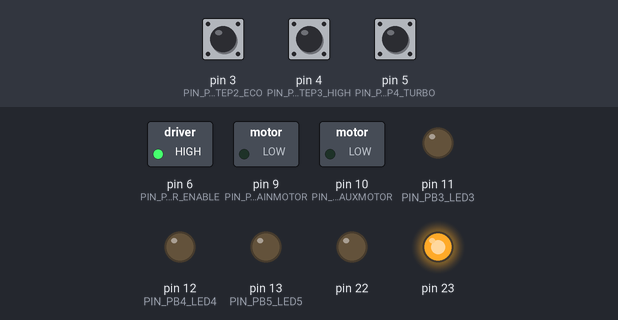
The sketch below on a simulated Arduino Uno, built with avr-gcc and run on an emulated ATmega328P. Shown: switched loads named in the sketch (green lamp = pin HIGH), output pins drawn as LEDs (lit = HIGH). The inputs (shaded band) are chosen by the test bench; at power-on: pin 4 (PIN_PD4_SWITCH_STEP3_HIGH) LOW, pin 3 (PIN_PD3_SWITCH_STEP2_ECO) HIGH, pin 5 (PIN_PD5_SWITCH_STEP4_TURBO) LOW.

Above: at 0.07 s.
At 1.27 s:
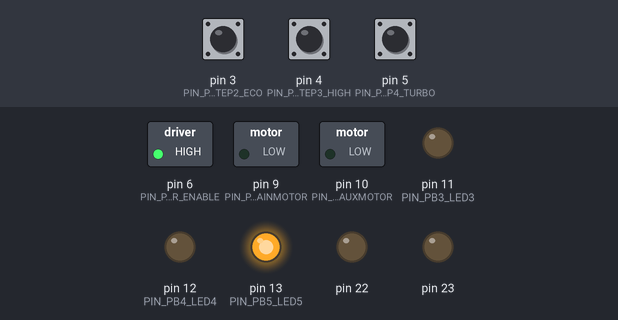
1.3 s: pin 4 (PIN_PD4_SWITCH_STEP3_HIGH) pulled HIGH for 3.2 s
At 4.57 s:
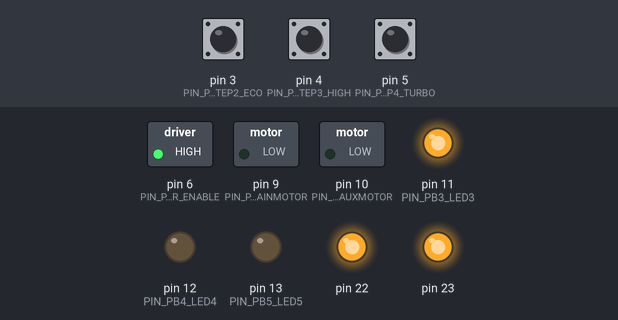
Timing chart, 0 to 12.0 s (numbered marks = the images above; inputs shaded):
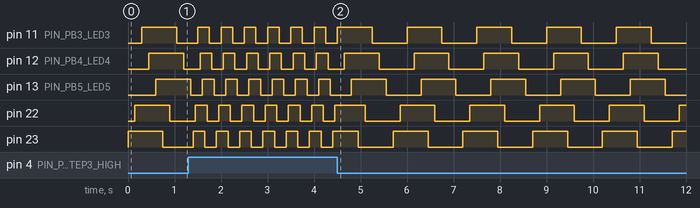

The sketch:

demo_just_blink.ino
```cpp
/* This is an alternative Firmware for the Bosch Athlet VaccumCleaner.
   Here we just blink all possible outputs for demonstration.
   See readme.md for details.
*/

#define PIN_PB1_PWM_MAINMOTOR 9
#define PIN_PB2_PWM_AUXMOTOR 10
#define PIN_PD6_GATE_DRIVER_ENABLE 6
#define PIN_PB3_LED3 11
#define PIN_PB4_LED4 12
#define PIN_PB5_LED5 13
#define PIN_PD3_SWITCH_STEP2_ECO   3 /* switches are low-active. */
#define PIN_PD4_SWITCH_STEP3_HIGH  4
#define PIN_PD5_SWITCH_STEP4_TURBO 5
#define PIN_PB0_PRESSURESENSOR 8 /* applying pressure to the upper pipe pulls the pin low. */

//#define PIN_PB6_LED2 20 /* no standard pin mapping for these in the Arduino IDE. Pin20 to work needs MiniCore (328pb) installation. */
//#define PIN_PB7_LED1 21 /* no standard pin mapping for these in the Arduino IDE. Pin21 to work needs MiniCore (328pb) installation. */
/* most portable solution: use direct register access, to avoid the dependency from MiniCore installation */

void setLed1Red(uint8_t on) {
  if (on) {
    PORTB |=  (1 << PB7);   // PB7 HIGH
  } else {
    PORTB &= ~(1 << PB7);   // PB7 LOW
  }
}

void setLed2Blue(uint8_t on) {
  if (on) {
    PORTB |=  (1 << PB6);   // PB6 HIGH
  } else {
    PORTB &= ~(1 << PB6);   // PB6 LOW
  }
}

void setup() {
  pinMode(PIN_PB3_LED3, OUTPUT);
  pinMode(PIN_PB4_LED4, OUTPUT);
  pinMode(PIN_PB5_LED5, OUTPUT);
  pinMode(PIN_PB1_PWM_MAINMOTOR, OUTPUT);
  pinMode(PIN_PB2_PWM_AUXMOTOR, OUTPUT);
  pinMode(PIN_PD6_GATE_DRIVER_ENABLE, OUTPUT);
  pinMode(PIN_PD3_SWITCH_STEP2_ECO, INPUT);
  pinMode(PIN_PD4_SWITCH_STEP3_HIGH, INPUT);
  pinMode(PIN_PD5_SWITCH_STEP4_TURBO, INPUT);
  pinMode(PIN_PB0_PRESSURESENSOR, INPUT_PULLUP);
  DDRB |= (1 << PB6) | (1 << PB7);  // Set PB6(LED2) and PB7(LED1) as OUTPUT
  digitalWrite(PIN_PB3_LED3, LOW);
  digitalWrite(PIN_PB4_LED4, LOW);
  digitalWrite(PIN_PB5_LED5, LOW);
  digitalWrite(PIN_PB1_PWM_MAINMOTOR, LOW);
  digitalWrite(PIN_PB2_PWM_AUXMOTOR, LOW);
  digitalWrite(PIN_PD6_GATE_DRIVER_ENABLE, HIGH);
}

uint16_t getDelayDependingOnSwitch_ms(void) {
  if (digitalRead(PIN_PD3_SWITCH_STEP2_ECO)==0) return 300;
  if (digitalRead(PIN_PD4_SWITCH_STEP3_HIGH)==0) return 150;
  if (digitalRead(PIN_PD5_SWITCH_STEP4_TURBO)==0) return 50;
  if (digitalRead(PIN_PB0_PRESSURESENSOR)==0) return 10;

 return 500; /* 500ms default */
}

void loop() {
  #define waitingtime_ms getDelayDependingOnSwitch_ms()
  #ifdef TEST_MOTOR_RAMPS
    int16_t i;
    for (i=0; i<255; i+=1) { /* ramp up the main motor */
      if (i>255) i=255;
      analogWrite(PIN_PB1_PWM_MAINMOTOR, i);
      delay(5);
    }
    for (i=255; i>=0; i-=1) { /* ramp down the main motor */
      if (i<0) i=0;
      analogWrite(PIN_PB1_PWM_MAINMOTOR, i);
      delay(5);
    }
    for (i=0; i<255; i+=1) { /* ramp up the aux motor */
      if (i>255) i=255;
      analogWrite(PIN_PB2_PWM_AUXMOTOR, i);
      delay(5);
    }
    for (i=255; i>=0; i-=1) { /* ramp down the aux motor */
      if (i<0) i=0;
      analogWrite(PIN_PB2_PWM_AUXMOTOR, i);
      delay(5);
    }
  #endif
  setLed1Red(1);
  delay(waitingtime_ms);
  setLed2Blue(1);
  delay(waitingtime_ms);
  digitalWrite(PIN_PB3_LED3, HIGH);
  delay(waitingtime_ms);
  digitalWrite(PIN_PB4_LED4, HIGH);
  delay(waitingtime_ms);
  digitalWrite(PIN_PB5_LED5, HIGH);
  delay(waitingtime_ms);

  setLed1Red(0);
  delay(waitingtime_ms);
  setLed2Blue(0);
  delay(waitingtime_ms);
  digitalWrite(PIN_PB3_LED3, LOW);
  delay(waitingtime_ms);
  digitalWrite(PIN_PB4_LED4, LOW);
  delay(waitingtime_ms);
  digitalWrite(PIN_PB5_LED5, LOW);
  delay(waitingtime_ms);
}
```
